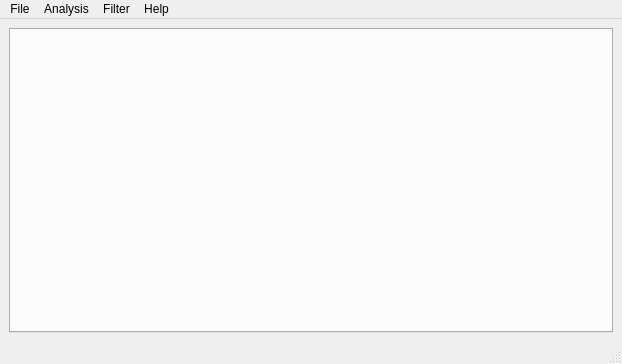
<?xml version="1.0" encoding="UTF-8"?>
<ui version="4.0">
 <class>MainWindow</class>
 <widget class="QMainWindow" name="MainWindow">
  <property name="geometry">
   <rect>
    <x>0</x>
    <y>0</y>
    <width>622</width>
    <height>364</height>
   </rect>
  </property>
  <property name="windowTitle">
   <string>MainWindow</string>
  </property>
  <widget class="QWidget" name="centralwidget">
   <layout class="QVBoxLayout" name="verticalLayout_2">
    <item>
     <layout class="QVBoxLayout" name="verticalLayout_3">
      <item>
       <layout class="QHBoxLayout" name="toolBarCapture"/>
      </item>
      <item>
       <layout class="QHBoxLayout" name="toolBarAnalysis"/>
      </item>
      <item>
       <layout class="QHBoxLayout" name="toolbarFilter">
        <property name="spacing">
         <number>5</number>
        </property>
        <property name="sizeConstraint">
         <enum>QLayout::SetMaximumSize</enum>
        </property>
       </layout>
      </item>
     </layout>
    </item>
    <item>
     <layout class="QVBoxLayout" name="verticalLayout">
      <property name="spacing">
       <number>0</number>
      </property>
      <property name="sizeConstraint">
       <enum>QLayout::SetMaximumSize</enum>
      </property>
      <item>
       <layout class="QHBoxLayout" name="horizontalLayout">
        <property name="sizeConstraint">
         <enum>QLayout::SetMaximumSize</enum>
        </property>
        <item>
         <widget class="QTabWidget" name="tabWidget">
          <property name="currentIndex">
           <number>-1</number>
          </property>
          <property name="documentMode">
           <bool>false</bool>
          </property>
         </widget>
        </item>
       </layout>
      </item>
     </layout>
    </item>
   </layout>
  </widget>
  <widget class="QMenuBar" name="menuBar">
   <property name="geometry">
    <rect>
     <x>0</x>
     <y>0</y>
     <width>622</width>
     <height>25</height>
    </rect>
   </property>
   <widget class="QMenu" name="menuFile">
    <property name="title">
     <string>File</string>
    </property>
   </widget>
   <widget class="QMenu" name="menuAnalysis">
    <property name="title">
     <string>Analysis</string>
    </property>
   </widget>
   <widget class="QMenu" name="menuFilter">
    <property name="title">
     <string>Filter</string>
    </property>
    <addaction name="actionLoad_Filter"/>
    <addaction name="separator"/>
   </widget>
   <widget class="QMenu" name="menuHelp">
    <property name="title">
     <string>Help</string>
    </property>
   </widget>
   <addaction name="menuFile"/>
   <addaction name="menuAnalysis"/>
   <addaction name="menuFilter"/>
   <addaction name="menuHelp"/>
  </widget>
  <widget class="QStatusBar" name="statusbar"/>
  <action name="actionLoad_Filter">
   <property name="text">
    <string>Load Filter</string>
   </property>
  </action>
 </widget>
 <resources/>
 <connections/>
</ui>
